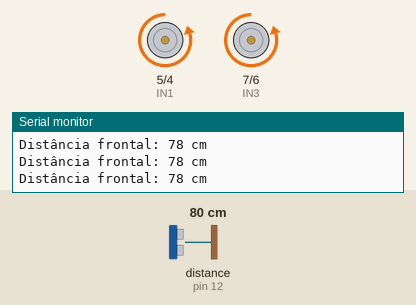
The sketch below on a simulated Arduino Uno, built with avr-gcc and run on an emulated ATmega328P. Shown: motor-driver pin pairs drawn as motors (green arrow = first pin HIGH = forward, orange = second pin HIGH = backward, longer = more drive, scaled by the enable pin), the last lines printed to the serial monitor. Wiring (inferred from the names in the program): ultrasonic range finder: trigger pin 11; echo pin 12. The test bench sets the inputs (shaded band); at power-on: distance to the obstacle (sensor on pin 12) 80 cm. The echo pulse lasts 58.3 µs per cm.

Above: at 1.2 s.
1.3 s: distance to the obstacle (sensor on pin 12) set to 55 cm
4.3 s: distance to the obstacle (sensor on pin 12) set to 46 cm
At 4.61 s:
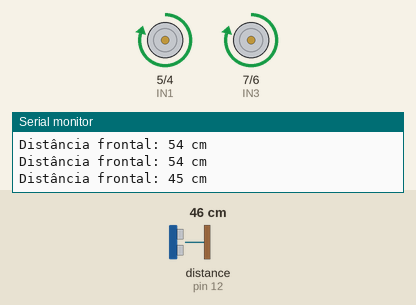
At 5.14 s:
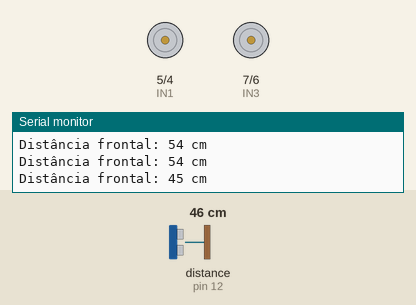
7.3 s: distance to the obstacle (sensor on pin 12) set to 60 cm
9.1 s: distance to the obstacle (sensor on pin 12) set to 2 cm
At 9.59 s:
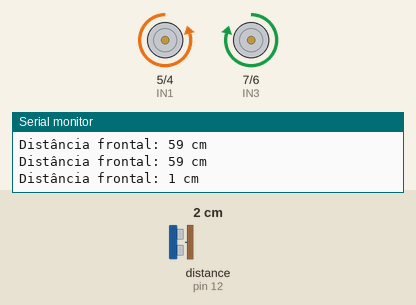
Timing chart, 0 to 13.1 s (numbered marks = the images above; inputs shaded):
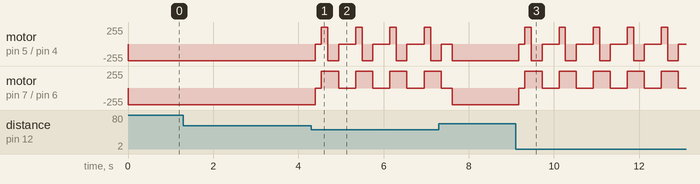

The sketch:

ugvs_automation.ino
```cpp
// Protopy UGVS
// Robô autônomo com desvio de obstáculos baseado em sensor ultrassônico frontal

// === Pinos do L298N ===
const int IN1 = 5;
const int IN2 = 4;
const int ENA = 9;

const int IN3 = 7;
const int IN4 = 6;
const int ENB = 10;

// === Pinos do Sensor Ultrassônico ===
const int trigPin = 11;
const int echoPin = 12;

// === Threshold de distância frontal ===
const int OBSTACLE_DISTANCE_CM = 50;

long duration;
int distance;

void setup() {
  // === Setup dos motores ===
  pinMode(IN1, OUTPUT);
  pinMode(IN2, OUTPUT);
  pinMode(ENA, OUTPUT);

  pinMode(IN3, OUTPUT);
  pinMode(IN4, OUTPUT);
  pinMode(ENB, OUTPUT);

  analogWrite(ENA, 250);
  analogWrite(ENB, 250);

  // === Sensor ultrassônico ===
  pinMode(trigPin, OUTPUT);
  pinMode(echoPin, INPUT);

  Serial.begin(9600);
}

void loop() {
  int dist = medirDistancia();

  // Envio opcional para monitoramento serial
  Serial.print("Distância frontal: ");
  Serial.print(dist);
  Serial.println(" cm");

  if (dist < OBSTACLE_DISTANCE_CM) {
    desviar();
  } else {
    seguirFrente();
  }

  delay(100);
}

// === Funções Auxiliares ===

int medirDistancia() {
  digitalWrite(trigPin, LOW); delayMicroseconds(2);
  digitalWrite(trigPin, HIGH); delayMicroseconds(10);
  digitalWrite(trigPin, LOW);
  duration = pulseIn(echoPin, HIGH, 20000UL); // timeout de 20ms
  distance = duration * 0.034 / 2;
  return distance;
}

void seguirFrente() {
  digitalWrite(IN1, LOW);
  digitalWrite(IN2, HIGH);
  digitalWrite(IN3, LOW);
  digitalWrite(IN4, HIGH);
}

void parar() {
  digitalWrite(IN1, LOW);
  digitalWrite(IN2, LOW);
  digitalWrite(IN3, LOW);
  digitalWrite(IN4, LOW);
}

void desviar() {
  parar();
  delay(150);

  // Ré
  digitalWrite(IN1, HIGH);
  digitalWrite(IN2, LOW);
  digitalWrite(IN3, HIGH);
  digitalWrite(IN4, LOW);
  delay(150);

  // Virar à esquerda
  digitalWrite(IN1, LOW);
  digitalWrite(IN2, HIGH);
  digitalWrite(IN3, HIGH);
  digitalWrite(IN4, LOW);
  delay(250);

  parar();
  delay(150);
}
```

Measured:
- the behaviour switches between 51 and 50 cm on distance to the obstacle (sensor on pin 12) (found by bisection; images 0 and 1)
- after the input at 4.3 s, motor on pin 5 (IN1) / pin 4 (IN2): backward 250/255 → stopped after 0.09 s, then repeats every 0.80 s: forward 250/255 0.15 s, backward 250/255 0.25 s, stopped 0.40 s; motor on pin 7 (IN3) / pin 6 (IN4): backward 250/255 → stopped after 0.09 s, then repeats every 0.80 s: forward 250/255 0.40 s, stopped 0.40 s
- after the input at 9.1 s, motor on pin 5 (IN1) / pin 4 (IN2): backward 250/255 → stopped after 0.07 s, then repeats every 0.80 s: forward 250/255 0.15 s, backward 250/255 0.25 s, stopped 0.40 s; motor on pin 7 (IN3) / pin 6 (IN4): backward 250/255 → stopped after 0.07 s, then repeats every 0.80 s: forward 250/255 0.40 s, stopped 0.40 s
